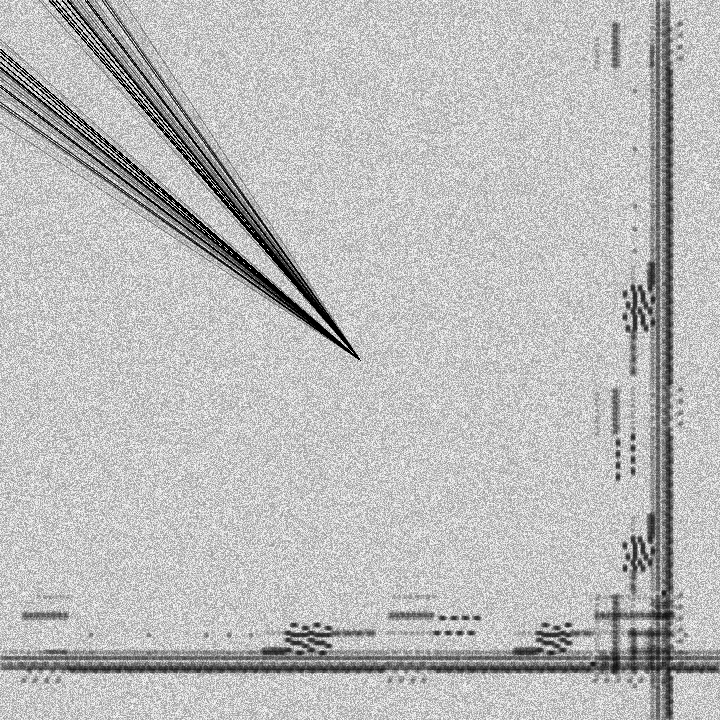
Frame 1 (no input)
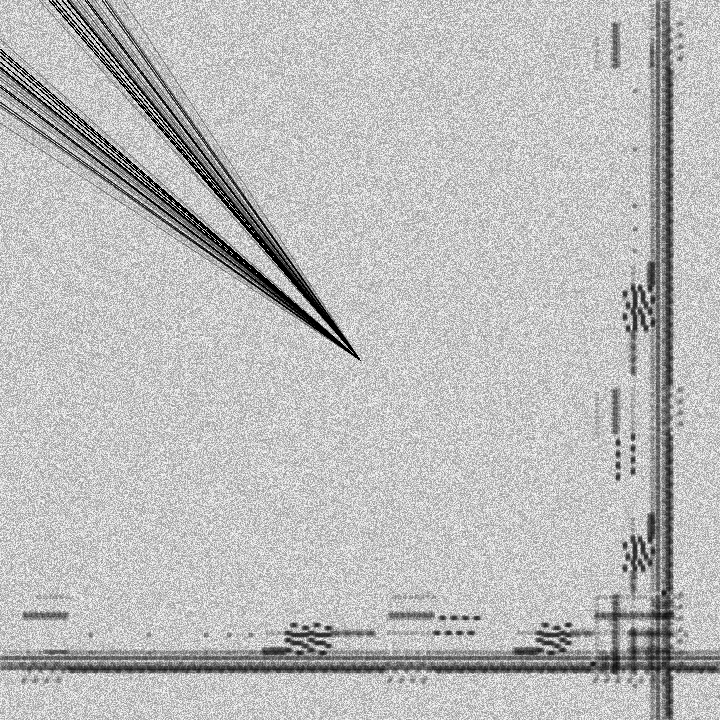
Frame 2 (the mouse pressed at the canvas centre, redrawn once)

The p5.js sketch that drew these frames (run headless with seeded random() and noise() and a simulated clock; the mouse was pressed at the canvas centre and the sketch redrawn once):

// p5.js sketch
// ── sketch.js
// midiShape is a multidimensional array which contains MIDI data of Nine Inch Nails' Closer.
// midiShape is used to compose the structure of the song (in black).
// The background represents the aims to describe the noisy nature of the sounds of the band.
// The bottom and right patterns are a representation of the MIDI score, and the lines that extend from the centre to the top left represent the range of notes used in the song and their recurrence.

var midiShape = [[1,6,62], [1,6,56], [1,6,52], [2,6,62], [3,6,52], [4,6,62], [4,6,56], [4,6,52], [5,6,68], [6,6,62], [6,6,52], [6,6,62], [7,6,56], [7,6,52], [8,6,62], [9,6,52], [9,6,62], [10,6,56], [10,6,56], [11,6,68], [11,6,52], [11,6,62], [11,6,52], [12,6,62], [13,6,56], [13,6,52], [14,6,62], [14,6,52], [15,6,62], [16,6,56], [16,6,52], [16,6,68], [17,6,62], [17,6,52], [18,6,62], [19,6,56], [19,6,52], [19,6,62], [20,6,52], [21,6,62], [21,6,56], [21,6,56], [22,6,68], [22,6,52], [23,6,62], [23,2,39], [23,6,52], [24,2,56], [24,3,102], [24,6,62], [24,2,39], [24,3,105], [24,6,56], [24,6,52], [25,2,42], [25,3,107], [25,6,62], [26,3,105], [26,6,52], [26,3,102], [26,6,62], [27,3,105], [27,6,56], [27,6,52], [28,6,68], [28,6,62], [29,2,49], [29,6,52], [29,2,67], [29,3,102], [29,6,62], [30,2,49], [30,3,105], [30,6,56], [30,6,52], [31,2,52], [31,3,107], [31,6,62], [31,3,105], [31,6,52], [32,3,102], [32,6,62], [33,6,56], [33,3,105], [33,6,56], [34,6,68], [34,6,52], [34,6,62], [34,2,39], [34,6,52], [35,2,56], [35,3,102], [35,6,62], [36,2,39], [36,3,105], [36,6,56], [36,6,52], [36,2,42], [36,3,107], [36,6,62], [37,3,105], [37,6,52], [38,3,102], [38,6,62], [39,3,105], [39,6,56], [39,6,52], [39,3,123], [39,6,68], [40,6,62], [40,2,49], [40,6,52], [41,2,67], [41,3,102], [41,6,62], [41,2,49], [41,3,105], [41,6,56], [41,6,52], [42,2,52], [42,3,107], [42,6,62], [43,3,105], [43,6,52], [44,3,102], [44,6,62], [44,6,56], [44,3,105], [44,6,56], [45,3,123], [45,6,68], [45,6,52], [46,6,62], [46,2,39], [46,6,52], [46,2,56], [46,3,102], [46,6,68], [47,6,62], [47,2,39], [47,3,105], [47,6,56], [47,6,52], [48,2,42], [48,3,107], [48,6,68], [48,6,62], [49,3,105], [49,6,52], [49,3,102], [49,6,68], [50,6,62], [50,3,105], [50,6,56], [50,6,52], [51,3,123], [51,6,68], [51,6,62], [51,2,49], [51,6,52], [52,2,67], [52,3,102], [52,6,68], [53,6,62], [53,2,49], [53,3,105], [53,6,56], [53,6,52], [54,2,52], [54,3,107], [54,6,68], [54,6,62], [54,3,105], [54,6,52], [55,3,102], [55,6,68], [55,6,56], [56,6,62], [56,3,105], [56,6,56], [56,3,123], [56,6,68], [56,6,52], [57,6,62], [57,2,39], [57,6,52], [58,2,56], [58,3,102], [58,6,68], [58,6,62], [59,2,39], [59,3,105], [59,6,56], [59,6,52], [59,2,42], [59,3,107], [59,6,68], [60,6,62], [60,3,105], [60,6,52], [61,3,102], [61,6,68], [61,6,62], [61,3,105], [61,6,56], [61,6,52], [62,3,123], [62,6,68], [63,6,62], [63,2,49], [63,6,52], [64,2,67], [64,3,102], [64,6,68], [64,6,62], [64,2,49], [64,3,105], [64,6,56], [64,6,52], [65,2,52], [65,3,107], [65,6,68], [66,6,62], [66,3,105], [66,6,52], [66,3,102], [66,6,68], [67,6,56], [67,6,62], [67,3,105], [67,6,56], [68,3,123], [68,6,68], [68,6,52], [68,6,62], [69,2,52], [69,6,52], [69,2,52], [69,6,62], [70,2,49], [70,6,56], [70,6,52], [71,2,67], [71,6,62], [71,6,52], [72,2,49], [72,2,49], [72,6,62], [73,6,56], [73,6,52], [73,2,49], [74,2,49], [74,6,68], [74,6,62], [74,2,52], [74,6,52], [75,2,52], [75,6,62], [76,2,49], [76,6,56], [76,6,52], [76,2,67], [76,6,62], [77,6,52], [78,2,49], [78,6,62], [78,6,56], [79,6,56], [79,2,49], [79,6,68], [79,6,52], [80,6,62], [80,2,52], [80,6,52], [81,2,52], [81,6,62], [81,2,49], [81,6,56], [81,6,52], [82,2,67], [82,6,62], [83,6,52], [83,2,49], [84,2,49], [84,6,62], [84,6,56], [84,6,52], [85,2,49], [85,2,49], [85,6,68], [86,6,62], [86,2,52], [86,6,52], [86,2,52], [86,6,62], [87,2,49], [87,6,56], [87,6,52], [88,2,67], [88,6,62], [89,6,52], [89,2,49], [89,6,62], [90,6,56], [90,6,56], [91,2,49], [91,6,68], [91,6,52], [91,6,62], [91,2,52], [91,5,85], [91,5,85], [91,5,67], [91,6,52], [92,2,52], [92,6,62], [93,2,49], [93,6,56], [93,6,52], [94,2,67], [94,6,62], [94,6,52], [95,2,49], [95,2,49], [95,6,62], [96,6,56], [96,6,52], [96,2,49], [96,2,49], [96,6,68], [97,6,62], [97,2,52], [97,6,52], [98,2,52], [98,6,62], [99,2,49], [99,6,56], [99,6,52], [99,2,67], [99,6,62], [100,6,52], [101,2,49], [101,6,62], [101,6,56], [101,6,56], [102,2,49], [102,6,68], [102,6,52], [103,6,62], [103,2,52], [103,6,52], [104,2,52], [104,6,62], [104,2,49], [104,6,56], [104,6,52], [105,2,67], [105,6,62], [106,6,52], [106,2,49], [106,2,49], [106,6,62], [107,6,56], [107,6,52], [108,2,49], [108,2,49], [108,6,68], [108,6,62], [109,2,52], [109,6,52], [109,2,52], [109,6,62], [110,2,49], [110,6,56], [110,6,52], [111,2,67], [111,6,62], [111,6,52], [112,2,49], [112,6,62], [113,6,56], [113,6,56], [114,2,49], [114,6,68], [114,6,52], [114,6,62], [114,2,52], [114,6,52], [115,2,52], [115,6,62], [116,2,49], [116,6,56], [116,6,52], [116,2,67], [116,6,62], [117,6,52], [118,2,49], [118,2,49], [118,6,62], [119,6,56], [119,6,52], [119,2,49], [119,2,49], [119,6,68], [120,6,62], [120,2,52], [120,6,52], [121,2,52], [121,6,62], [121,2,49], [121,6,56], [121,6,52], [122,2,67], [122,6,62], [123,6,52], [124,2,49], [124,6,62], [124,6,56], [124,6,56], [125,2,49], [125,6,68], [125,6,52], [126,6,62], [126,2,52], [126,6,52], [126,2,52], [126,6,62], [127,2,49], [127,6,56], [127,6,52], [128,2,67], [128,6,62], [129,6,52], [129,2,49], [129,2,49], [129,6,62], [130,6,56], [130,6,52], [130,2,49], [131,2,49], [131,6,68], [131,6,62], [131,2,52], [131,6,52], [132,2,52], [132,6,62], [133,2,49], [133,6,56], [133,6,52], [134,2,67], [134,6,62], [134,6,52], [135,2,49], [135,6,62], [135,6,56], [136,6,56], [136,2,49], [136,6,68], [136,6,52], [137,6,62], [137,2,52], [137,6,52], [138,2,52], [138,6,62], [139,2,49], [139,6,56], [139,6,52], [139,2,67], [139,6,62], [140,6,52], [140,2,49], [141,2,49], [141,6,62], [141,6,56], [141,6,52], [142,2,49], [142,2,49], [142,6,68], [143,6,62], [143,2,52], [143,6,52], [144,2,52], [144,6,62], [144,2,49], [144,6,56], [144,6,52], [145,2,67], [145,6,62], [146,6,52], [146,2,49], [146,6,62], [147,6,56], [147,6,56], [148,2,49], [148,6,68], [148,6,52], [148,6,62], [149,2,52], [149,5,85], [149,5,85], [149,5,67], [149,6,52], [149,2,52], [149,6,62], [150,2,49], [150,6,56], [150,6,52], [151,2,67], [151,6,62], [151,6,52], [152,2,49], [152,2,49], [152,6,62], [153,6,56], [153,6,52], [153,2,49], [154,2,49], [154,6,68], [154,6,62], [154,2,52], [154,6,52], [155,2,52], [155,6,62], [156,2,49], [156,6,56], [156,6,52], [156,2,67], [156,6,62], [157,6,52], [158,2,49], [158,6,62], [158,6,56], [159,6,56], [159,2,49], [159,6,68], [159,6,52], [160,6,62], [160,2,52], [160,6,52], [161,2,52], [161,6,62], [161,2,49], [161,6,56], [161,6,52], [162,2,67], [162,6,62], [163,6,52], [163,2,49], [164,2,49], [164,6,62], [164,6,56], [164,6,52], [165,2,49], [165,2,49], [165,6,68], [166,6,62], [166,2,52], [166,6,52], [166,2,52], [166,6,62], [167,2,49], [167,6,56], [167,6,52], [168,2,67], [168,6,62], [169,6,52], [169,2,49], [169,6,62], [170,6,56], [170,6,56], [171,2,49], [171,6,68], [171,6,52], [171,6,62], [171,2,52], [171,6,52], [172,2,52], [172,6,62], [173,2,49], [173,6,56], [173,6,52], [174,2,67], [174,6,62], [174,6,52], [175,2,49], [175,2,49], [175,6,62], [176,6,56], [176,6,52], [176,2,49], [176,2,49], [176,6,68], [177,6,62], [177,2,52], [177,6,52], [178,2,52], [178,6,62], [179,2,49], [179,6,56], [179,6,52], [179,2,67], [179,6,62], [180,6,52], [181,2,49], [181,6,62], [181,6,56], [181,6,56], [182,2,49], [182,6,68], [182,6,52], [183,6,62], [183,2,52], [183,6,52], [184,2,52], [184,6,62], [184,2,49], [184,6,56], [184,6,52], [185,2,67], [185,6,62], [186,6,52], [186,2,49], [186,2,49], [186,6,62], [187,6,56], [187,6,52], [188,2,49], [188,2,49], [188,6,68], [188,6,62], [189,2,52], [189,6,52], [189,2,52], [189,6,62], [190,2,49], [190,6,56], [190,6,52], [191,2,67], [191,6,62], [191,6,52], [192,2,49], [192,6,62], [193,6,56], [193,6,56], [194,2,49], [194,6,68], [194,6,52], [194,6,62], [194,2,52], [194,6,52], [195,2,52], [195,6,62], [196,2,49], [196,6,56], [196,6,52], [196,2,67], [196,6,62], [197,6,52], [198,2,49], [198,2,49], [198,6,62], [199,6,56], [199,6,52], [199,2,49], [199,2,49], [199,6,68], [200,6,62], [200,2,52], [200,6,52], [201,2,52], [201,6,62], [201,2,49], [201,6,56], [201,6,52], [202,2,67], [202,6,62], [203,6,52], [204,2,49], [204,6,62], [204,6,56], [204,6,56], [205,2,49], [205,6,68], [205,6,52], [206,6,62], [206,2,52], [206,5,85], [206,5,85], [206,5,67], [206,6,52], [206,2,52], [206,6,62], [207,2,49], [207,6,56], [207,6,52], [208,2,67], [208,6,62], [209,6,52], [209,2,49], [209,2,49], [209,6,62], [210,6,56], [210,6,52], [210,2,49], [211,2,49], [211,6,68], [211,6,62], [211,2,52], [211,6,52], [212,2,52], [212,6,62], [213,2,49], [213,6,56], [213,6,52], [214,2,67], [214,6,62], [214,6,52], [215,2,49], [215,6,62], [215,6,56], [216,6,56], [216,2,49], [216,6,68], [216,6,52], [217,6,62], [217,2,52], [217,6,52], [218,2,52], [218,6,62], [219,2,49], [219,6,56], [219,6,52], [219,2,67], [219,6,62], [220,6,52], [220,2,49], [221,2,49], [221,6,62], [221,6,56], [221,6,52], [222,2,49], [222,2,49], [222,6,68], [223,6,62], [223,2,52], [223,6,52], [224,2,52], [224,6,62], [224,2,49], [224,6,56], [224,6,52], [225,2,67], [225,6,62], [226,6,52], [226,2,49], [226,6,62], [227,6,56], [227,6,56], [228,2,49], [228,6,68], [228,6,52], [228,6,62], [229,2,52], [229,5,85], [229,5,85], [229,5,67], [229,6,52], [229,2,52], [229,6,62], [230,2,49], [230,6,56], [230,6,52], [231,2,67], [231,6,62], [231,6,52], [232,2,49], [232,2,49], [232,6,62], [233,6,56], [233,6,52], [233,2,49], [234,2,49], [234,6,68], [234,6,62], [234,2,52], [234,6,52], [235,2,52], [235,6,62], [236,2,49], [236,6,56], [236,6,52], [236,2,67], [236,6,62], [237,6,52], [238,2,49], [238,6,62], [238,6,56], [239,6,56], [239,2,49], [239,6,68], [239,6,52], [240,6,62], [240,2,52], [240,6,52], [241,2,52], [241,6,62], [241,2,49], [241,6,56], [241,6,52], [242,2,67], [242,6,62], [243,6,52], [243,2,49], [244,2,49], [244,6,62], [244,6,56], [244,6,52], [245,2,49], [245,2,49], [245,6,68], [246,6,62], [246,2,52], [246,6,52], [246,2,52], [246,6,62], [247,2,49], [247,6,56], [247,6,52], [248,2,67], [248,6,62], [249,6,52], [249,2,49], [249,6,62], [250,6,56], [250,6,56], [251,2,49], [251,6,68], [251,6,52], [251,6,62], [251,2,52], [251,5,85], [251,5,85], [251,5,67], [251,6,52], [252,2,52], [252,6,62], [253,2,49], [253,6,56], [253,6,52], [254,2,67], [254,6,62], [254,6,52], [255,2,49], [255,2,49], [255,6,62], [256,6,56], [256,6,52], [256,2,49], [256,2,49], [256,6,68], [257,6,62], [257,2,52], [257,6,52], [258,2,52], [258,6,62], [259,2,49], [259,6,56], [259,6,52], [259,2,67], [259,6,62], [260,6,52], [261,2,49], [261,6,62], [261,6,56], [261,6,56], [262,2,49], [262,6,68], [262,6,52], [263,6,62], [263,2,52], [263,5,67], [263,6,52], [263,5,70], [264,2,52], [264,6,62], [264,5,67], [264,2,49], [264,5,71], [264,6,56], [264,6,52], [265,2,67], [265,5,67], [265,6,62], [265,5,70], [266,6,52], [266,2,49], [266,5,67], [266,2,49], [266,5,71], [266,6,62], [267,5,67], [267,6,56], [267,6,52], [268,2,49], [268,5,87], [268,2,49], [268,6,68], [268,5,67], [268,6,62], [269,2,52], [269,5,70], [269,6,52], [269,2,52], [269,5,67], [269,6,62], [270,5,71], [270,2,49], [270,6,56], [270,6,52], [270,5,67], [271,2,67], [271,5,70], [271,6,62], [272,5,67], [272,6,52], [272,5,71], [272,2,49], [272,6,62], [273,5,67], [273,6,56], [273,5,87], [273,6,56], [274,2,49], [274,5,71], [274,6,68], [274,6,52], [274,5,67], [274,6,62], [274,2,52], [274,5,70], [274,6,52], [275,2,52], [275,5,67], [275,6,62], [275,5,71], [276,2,49], [276,6,56], [276,6,52], [276,5,67], [277,2,67], [277,5,70], [277,6,62], [277,5,67], [277,6,52], [278,2,49], [278,5,71], [278,2,49], [278,6,62], [278,5,67], [279,5,87], [279,6,56], [279,6,52], [279,2,49], [279,2,49], [279,5,71], [279,6,68], [280,5,67], [280,6,62], [280,2,52], [280,5,70], [280,6,52], [281,2,52], [281,5,67], [281,6,62], [281,5,71], [282,2,49], [282,6,56], [282,6,52], [282,5,67], [282,2,67], [282,5,70], [282,6,62], [283,5,67], [283,6,52], [283,5,71], [284,2,49], [284,6,62], [284,5,67], [284,6,56], [284,5,87], [284,6,56], [285,2,49], [285,5,71], [285,6,68], [285,6,52], [285,5,67], [286,6,62], [286,2,52], [286,4,87], [286,4,80], [286,4,70], [286,6,52], [287,2,52], [287,4,87], [287,4,80], [287,4,70], [287,6,62], [287,2,49], [287,4,87], [287,4,80], [287,4,70], [287,6,56], [287,6,52], [288,2,67], [288,4,87], [288,4,80], [288,4,70], [288,6,62], [289,4,87], [289,4,80], [289,4,70], [289,6,52], [289,2,49], [289,2,49], [289,4,87], [289,4,80], [289,4,70], [289,6,62], [290,4,87], [290,4,80], [290,4,70], [290,6,56], [290,6,52], [290,2,49], [291,2,49], [291,4,87], [291,4,80], [291,4,70], [291,6,68], [291,6,62], [292,2,52], [292,4,95], [292,4,85], [292,4,77], [292,6,52], [292,2,52], [292,4,95], [292,4,85], [292,4,77], [292,6,62], [293,2,49], [293,4,95], [293,4,85], [293,4,77], [293,6,56], [293,6,52], [294,2,67], [294,4,95], [294,4,85], [294,4,77], [294,6,62], [294,4,95], [294,4,85], [294,4,77], [294,6,52], [295,2,49], [295,4,95], [295,4,85], [295,4,77], [295,6,62], [295,6,56], [296,4,95], [296,4,85], [296,4,77], [296,6,56], [297,2,49], [297,4,95], [297,4,85], [297,4,77], [297,6,68], [297,6,52], [297,6,62], [297,2,52], [297,4,85], [297,4,77], [297,4,67], [297,6,52], [298,2,52], [298,4,85], [298,4,77], [298,4,67], [298,6,62], [299,2,49], [299,4,85], [299,4,77], [299,4,67], [299,6,56], [299,6,52], [299,2,67], [299,4,85], [299,4,77], [299,4,67], [299,6,62], [300,4,85], [300,4,77], [300,4,67], [300,6,52], [300,2,49], [301,2,49], [301,4,85], [301,4,77], [301,4,67], [301,6,62], [302,4,85], [302,4,77], [302,4,67], [302,6,56], [302,6,52], [302,2,49], [302,2,49], [302,4,85], [302,4,77], [302,4,67], [302,6,68], [303,6,62], [303,2,52], [303,4,92], [303,4,85], [303,4,74], [303,6,52], [304,2,52], [304,4,92], [304,4,85], [304,4,74], [304,6,62], [304,2,49], [304,4,92], [304,4,85], [304,4,74], [304,6,56], [304,6,52], [305,2,67], [305,4,92], [305,4,85], [305,4,74], [305,6,62], [306,4,92], [306,4,85], [306,4,74], [306,6,52], [307,2,49], [307,4,92], [307,4,85], [307,4,74], [307,6,62], [307,6,56], [307,4,92], [307,4,85], [307,4,74], [307,6,56], [308,2,49], [308,4,92], [308,4,85], [308,4,74], [308,6,68], [308,6,52], [308,6,62], [309,2,52], [309,4,87], [309,4,80], [309,4,70], [309,6,52], [309,2,52], [309,4,87], [309,4,80], [309,4,70], [309,6,62], [310,2,49], [310,4,87], [310,4,80], [310,4,70], [310,6,56], [310,6,52], [311,2,67], [311,4,87], [311,4,80], [311,4,70], [311,6,62], [312,4,87], [312,4,80], [312,4,70], [312,6,52], [312,2,49], [312,2,49], [312,4,87], [312,4,80], [312,4,70], [312,6,62], [313,4,87], [313,4,80], [313,4,70], [313,6,56], [313,6,52], [313,2,49], [314,2,49], [314,4,87], [314,4,80], [314,4,70], [314,6,68], [314,6,62], [314,2,52], [314,4,95], [314,4,85], [314,4,77], [314,6,52], [315,2,52], [315,4,95], [315,4,85], [315,4,77], [315,6,62], [316,2,49], [316,4,95], [316,4,85], [316,4,77], [316,6,56], [316,6,52], [317,2,67], [317,4,95], [317,4,85], [317,4,77], [317,6,62], [317,4,95], [317,4,85], [317,4,77], [317,6,52], [318,2,49], [318,4,95], [318,4,85], [318,4,77], [318,6,62], [318,6,56], [319,4,95], [319,4,85], [319,4,77], [319,6,56], [319,2,49], [319,4,95], [319,4,85], [319,4,77], [319,6,68], [319,6,52], [320,6,62], [320,2,52], [320,4,85], [320,4,77], [320,4,67], [320,6,52], [321,2,52], [321,4,85], [321,4,77], [321,4,67], [321,6,62], [322,2,49], [322,4,85], [322,4,77], [322,4,67], [322,6,56], [322,6,52], [322,2,67], [322,4,85], [322,4,77], [322,4,67], [322,6,62], [323,4,85], [323,4,77], [323,4,67], [323,6,52], [323,2,49], [324,2,49], [324,4,85], [324,4,77], [324,4,67], [324,6,62], [324,4,85], [324,4,77], [324,4,67], [324,6,56], [324,6,52], [325,2,49], [325,2,49], [325,4,85], [325,4,77], [325,4,67], [325,6,68], [326,6,62], [326,2,52], [326,4,92], [326,4,85], [326,4,74], [326,6,52], [327,2,52], [327,4,92], [327,4,85], [327,4,74], [327,6,62], [327,2,49], [327,4,92], [327,4,85], [327,4,74], [327,6,56], [327,6,52], [328,2,67], [328,4,92], [328,4,85], [328,4,74], [328,6,62], [329,4,92], [329,4,85], [329,4,74], [329,6,52], [329,2,49], [329,4,92], [329,4,85], [329,4,74], [329,6,62], [330,6,56], [330,4,92], [330,4,85], [330,4,74], [330,6,56], [331,2,49], [331,4,92], [331,4,85], [331,4,74], [331,6,68], [331,6,52], [331,6,62], [332,2,52], [332,4,87], [332,6,52], [332,2,52], [332,4,89], [332,6,62], [333,2,49], [333,6,56], [333,6,52], [334,2,67], [334,4,85], [334,6,62], [334,4,87], [334,6,52], [335,2,49], [335,2,49], [335,6,62], [336,4,87], [336,6,56], [336,6,52], [336,2,49], [337,2,49], [337,4,85], [337,6,68], [337,6,62], [337,2,52], [337,4,87], [337,6,52], [338,2,52], [338,4,89], [338,6,62], [339,2,49], [339,6,56], [339,6,52], [339,2,67], [339,4,85], [339,6,62], [340,4,87], [340,6,52], [341,2,49], [341,6,62], [341,6,56], [342,6,56], [342,2,49], [342,6,68], [342,6,52], [343,6,62], [343,2,52], [343,4,87], [343,6,52], [344,2,52], [344,4,89], [344,6,62], [344,2,49], [344,6,56], [344,6,52], [345,2,67], [345,4,85], [345,6,62], [346,4,87], [346,6,52], [346,2,49], [347,2,49], [347,6,62], [347,4,87], [347,6,56], [347,6,52], [348,2,49], [348,2,49], [348,4,85], [348,6,68], [348,6,62], [349,2,52], [349,4,87], [349,6,52], [349,2,52], [349,4,89], [349,6,62], [350,2,49], [350,6,56], [350,6,52], [351,2,67], [351,4,85], [351,6,62], [352,4,87], [352,6,52], [352,2,49], [352,6,62], [353,6,56], [353,6,56], [354,2,49], [354,6,68], [354,6,52], [354,6,62], [354,2,52], [354,4,87], [354,6,52], [355,2,52], [355,4,89], [355,6,62], [356,2,49], [356,6,56], [356,6,52], [357,2,67], [357,4,85], [357,6,62], [357,4,87], [357,6,52], [358,2,49], [358,2,49], [358,6,62], [359,4,87], [359,6,56], [359,6,52], [359,2,49], [359,2,49], [359,4,85], [359,6,68], [360,6,62], [360,2,52], [360,4,87], [360,6,52], [361,2,52], [361,4,89], [361,6,62], [362,2,49], [362,6,56], [362,6,52], [362,2,67], [362,4,85], [362,6,62], [363,4,87], [363,6,52], [364,2,49], [364,6,62], [364,6,56], [364,6,56], [365,2,49], [365,6,68], [365,6,52], [366,6,62], [366,2,52], [366,4,87], [366,6,52], [367,2,52], [367,4,89], [367,6,62], [367,2,49], [367,6,56], [367,6,52], [368,2,67], [368,4,85], [368,6,62], [369,4,87], [369,6,52], [369,2,49], [369,2,49], [369,6,62], [370,4,87], [370,6,56], [370,6,52], [370,2,49], [371,2,49], [371,4,85], [371,6,68], [371,6,62], [372,2,52], [372,4,87], [372,6,52], [372,2,52], [372,4,89], [372,6,62], [373,2,49], [373,6,56], [373,6,52], [374,2,67], [374,4,85], [374,6,62], [374,4,87], [374,6,52], [375,2,49], [375,6,62], [375,6,56], [376,6,56], [377,2,49], [377,6,68], [377,6,52], [377,6,62], [377,2,52], [377,6,52], [378,2,52], [378,6,62], [379,2,49], [379,6,56], [379,6,52], [379,2,67], [379,6,62], [380,6,52], [380,2,49], [381,2,49], [381,6,62], [382,6,56], [382,6,52], [382,2,49], [382,2,49], [382,6,68], [383,6,62], [383,2,52], [383,6,52], [384,2,52], [384,6,62], [384,2,49], [384,6,56], [384,6,52], [385,2,67], [385,6,62], [386,6,52], [387,2,49], [387,6,62], [387,6,56], [387,6,56], [388,6,68], [388,6,52], [388,6,62], [389,2,39], [389,3,87], [389,6,52], [389,2,56], [389,3,102], [389,6,62], [390,2,39], [390,3,105], [390,6,56], [390,6,52], [391,2,42], [391,3,107], [391,6,62], [392,3,105], [392,6,52], [392,3,102], [392,6,62], [393,3,105], [393,6,56], [393,6,52], [394,3,123], [394,6,68], [394,6,62], [394,2,49], [394,3,87], [394,6,52], [395,2,67], [395,3,102], [395,6,62], [396,2,49], [396,3,105], [396,6,56], [396,6,52], [397,2,52], [397,3,107], [397,6,62], [397,3,105], [397,6,52], [398,3,102], [398,6,62], [398,6,56], [399,3,105], [399,6,56], [399,3,123], [399,6,68], [399,6,52], [400,6,62], [400,2,39], [400,3,87], [400,6,52], [401,2,56], [401,3,102], [401,6,62], [402,2,39], [402,3,105], [402,6,56], [402,6,52], [402,2,42], [402,3,107], [402,6,62], [403,3,105], [403,6,52], [404,3,102], [404,6,62], [404,3,105], [404,6,56], [404,6,52], [405,3,123], [405,6,68], [406,6,62], [406,2,49], [406,3,87], [406,6,52], [407,2,67], [407,3,102], [407,6,62], [407,2,49], [407,3,105], [407,6,56], [407,6,52], [408,2,52], [408,3,107], [408,6,62], [409,3,105], [409,6,52], [409,3,102], [409,6,62], [410,6,56], [410,3,105], [410,6,56], [411,3,123], [411,6,68], [411,6,52], [411,6,62], [412,2,39], [412,3,87], [412,6,52], [412,2,56], [412,3,102], [412,6,62], [413,2,39], [413,3,105], [413,6,56], [413,6,52], [414,2,42], [414,3,107], [414,6,62], [414,3,105], [414,6,52], [415,3,102], [415,6,62], [416,3,105], [416,6,56], [416,6,52], [417,3,123], [417,6,68], [417,6,62], [417,2,49], [417,3,87], [417,6,52], [418,2,67], [418,3,102], [418,6,62], [419,2,49], [419,3,105], [419,6,56], [419,6,52], [419,2,52], [419,3,107], [419,6,62], [420,3,105], [420,6,52], [421,3,102], [421,6,62], [421,6,56], [422,3,105], [422,6,56], [422,3,123], [422,6,68], [422,6,52], [423,6,62], [423,2,39], [423,3,87], [423,6,52], [424,2,56], [424,3,102], [424,6,62], [424,2,39], [424,3,105], [424,6,56], [424,6,52], [425,2,42], [425,3,107], [425,6,62], [426,3,105], [426,6,52], [427,3,102], [427,6,62], [427,3,105], [427,6,56], [427,6,52], [428,3,123], [428,6,68], [429,6,62], [429,2,49], [429,3,87], [429,6,52], [429,2,67], [429,3,102], [429,6,62], [430,2,49], [430,3,105], [430,6,56], [430,6,52], [431,2,52], [431,3,107], [431,6,62], [432,3,105], [432,6,52], [432,3,102], [432,6,62], [433,6,56], [433,3,105], [433,6,56], [434,3,123], [434,6,68], [434,6,52], [434,6,62], [434,2,52], [434,4,87], [434,6,52], [435,2,52], [435,4,87], [435,6,62], [436,2,49], [436,4,87], [436,6,56], [436,6,52], [437,2,67], [437,4,87], [437,6,62], [437,4,87], [437,6,52], [438,2,49], [438,2,49], [438,4,87], [438,6,62], [439,4,87], [439,6,56], [439,6,52], [439,2,49], [439,2,49], [439,4,87], [439,6,68], [440,6,62], [440,2,52], [440,4,102], [440,6,52], [441,2,52], [441,4,102], [441,6,62], [442,2,49], [442,4,102], [442,6,56], [442,6,52], [442,2,67], [442,4,102], [442,6,62], [443,4,102], [443,6,52], [444,2,49], [444,4,102], [444,6,62], [444,6,56], [444,4,102], [444,6,56], [445,2,49], [445,4,102], [445,6,68], [445,6,52], [446,6,62], [446,2,52], [446,4,87], [446,6,52], [447,2,52], [447,4,87], [447,6,62], [447,2,49], [447,4,87], [447,6,56], [447,6,52], [448,2,67], [448,4,87], [448,6,62], [449,4,87], [449,6,52], [449,2,49], [449,2,49], [449,4,87], [449,6,62], [450,4,87], [450,6,56], [450,6,52], [450,2,49], [451,2,49], [451,4,87], [451,6,68], [451,6,62], [452,2,52], [452,4,102], [452,6,52], [452,2,52], [452,4,102], [452,6,62], [453,2,49], [453,4,102], [453,6,56], [453,6,52], [454,2,67], [454,4,102], [454,6,62], [454,4,102], [454,6,52], [455,2,49], [455,4,102], [455,6,62], [455,6,56], [456,4,102], [456,6,56], [457,2,49], [457,4,102], [457,6,68], [457,6,52], [457,6,62], [457,2,52], [457,4,87], [457,6,52], [458,2,52], [458,4,87], [458,6,62], [459,2,49], [459,4,87], [459,6,56], [459,6,52], [459,2,67], [459,4,87], [459,6,62], [460,4,87], [460,6,52], [460,2,49], [461,2,49], [461,4,87], [461,6,62], [462,4,87], [462,6,56], [462,6,52], [462,2,49], [462,2,49], [462,4,87], [462,6,68], [463,6,62], [463,2,52], [463,4,102], [463,6,52], [464,2,52], [464,4,102], [464,6,62], [464,2,49], [464,4,102], [464,6,56], [464,6,52], [465,2,67], [465,4,102], [465,6,62], [466,4,102], [466,6,52], [467,2,49], [467,4,102], [467,6,62], [467,6,56], [467,4,102], [467,6,56], [468,2,49], [468,4,102], [468,6,68], [468,6,52], [469,6,62], [469,2,52], [469,4,87], [469,6,52], [469,2,52], [469,4,87], [469,6,62], [470,2,49], [470,4,87], [470,6,56], [470,6,52], [471,2,67], [471,4,87], [471,6,62], [472,4,87], [472,6,52], [472,2,49], [472,2,49], [472,4,87], [472,6,62], [473,4,87], [473,6,56], [473,6,52], [473,2,49], [474,2,49], [474,4,87], [474,6,68], [474,6,62], [474,2,52], [474,4,102], [474,6,52], [475,2,52], [475,4,102], [475,6,62], [476,2,49], [476,4,102], [476,6,56], [476,6,52], [477,2,67], [477,4,102], [477,6,62], [477,4,102], [477,6,52], [478,2,49], [478,4,102], [478,6,62], [478,6,56], [479,4,102], [479,6,56], [479,2,49], [479,4,102], [479,6,68], [479,6,52], [480,6,62], [480,2,52], [480,6,52], [481,2,52], [481,6,62], [482,2,49], [482,6,56], [482,6,52], [482,2,67], [482,6,62], [483,6,52], [483,2,49], [484,2,49], [484,6,62], [484,6,56], [484,6,52], [485,2,49], [485,2,49], [485,6,68], [486,6,62], [486,2,52], [486,6,52], [487,2,52], [487,6,62], [487,2,49], [487,6,56], [487,6,52], [488,2,67], [488,6,62], [489,6,52], [489,2,49], [489,6,62], [490,6,56], [490,6,56], [491,2,49], [491,6,68], [491,6,52], [491,6,62], [492,2,52], [492,6,52], [492,2,52], [492,6,62], [493,2,49], [493,6,56], [493,6,52], [494,2,67], [494,6,62], [494,6,52], [495,2,49], [495,2,49], [495,6,62], [496,6,56], [496,6,52], [496,2,49], [497,2,49], [497,6,68], [497,6,62], [497,2,52], [497,6,52], [498,2,52], [498,6,62], [499,2,49], [499,6,56], [499,6,52], [499,2,67], [499,6,62], [500,6,52], [501,2,49], [501,6,62], [501,6,56], [502,6,56], [502,2,49], [502,6,68], [502,6,52], [503,6,62], [503,2,52], [503,6,52], [504,2,52], [504,6,62], [504,2,49], [504,6,56], [504,6,52], [505,2,67], [505,6,62], [506,6,52], [506,2,49], [507,2,49], [507,6,62], [507,6,56], [507,6,52], [508,2,49], [508,2,49], [508,6,68], [509,6,62], [509,2,52], [509,6,52], [509,2,52], [509,6,62], [510,2,49], [510,6,56], [510,6,52], [511,2,67], [511,6,62], [512,6,52], [512,2,49], [512,6,62], [513,6,56], [513,6,56], [514,2,49], [514,6,68], [514,6,52], [514,6,62], [514,2,52], [514,5,67], [514,6,52], [515,5,70], [515,2,52], [515,6,62], [515,5,67], [516,2,49], [516,5,71], [516,6,56], [516,6,52], [517,2,67], [517,5,67], [517,6,62], [517,5,70], [517,6,52], [518,2,49], [518,5,67], [518,2,49], [518,5,71], [518,6,62], [519,5,67], [519,6,56], [519,6,52], [519,2,49], [519,5,87], [519,2,49], [519,6,68], [520,5,67], [520,6,62], [520,2,52], [520,5,70], [520,6,52], [521,2,52], [521,5,67], [521,6,62], [521,5,71], [522,2,49], [522,6,56], [522,6,52], [522,5,67], [522,2,67], [522,5,70], [522,6,62], [523,5,67], [523,6,52], [523,5,71], [524,2,49], [524,6,62], [524,5,67], [524,6,56], [524,5,87], [524,6,56], [525,2,49], [525,5,71], [525,6,68], [525,6,52], [525,5,67], [526,6,62], [526,2,52], [526,5,70], [526,6,52], [527,2,52], [527,5,67], [527,6,62], [527,5,71], [527,2,49], [527,6,56], [527,6,52], [528,5,67], [528,2,67], [528,5,70], [528,6,62], [529,5,67], [529,6,52], [529,2,49], [529,5,71], [529,2,49], [529,6,62], [530,5,67], [530,5,87], [530,6,56], [530,6,52], [530,2,49], [531,2,49], [531,5,71], [531,6,68], [531,5,67], [531,6,62], [532,2,52], [532,5,70], [532,6,52], [532,2,52], [532,5,67], [532,6,62], [533,5,71], [533,2,49], [533,6,56], [533,6,52], [533,5,67], [534,2,67], [534,5,70], [534,6,62], [534,5,67], [534,6,52], [535,5,71], [535,2,49], [535,6,62], [535,5,67], [535,6,56], [536,5,87], [536,6,56], [537,2,49], [537,5,71], [537,6,68], [537,6,52], [537,5,67], [537,6,62], [537,2,52], [537,4,87], [537,4,80], [537,4,70], [537,6,52], [538,2,52], [538,4,87], [538,4,80], [538,4,70], [538,6,62], [539,2,49], [539,4,87], [539,4,80], [539,4,70], [539,6,56], [539,6,52], [539,2,67], [539,4,87], [539,4,80], [539,4,70], [539,6,62], [540,4,87], [540,4,80], [540,4,70], [540,6,52], [540,2,49], [541,2,49], [541,4,87], [541,4,80], [541,4,70], [541,6,62], [542,4,87], [542,4,80], [542,4,70], [542,6,56], [542,6,52], [542,2,49], [542,2,49], [542,4,87], [542,4,80], [542,4,70], [542,6,68], [543,6,62], [543,2,52], [543,4,95], [543,4,85], [543,4,77], [543,6,52], [544,2,52], [544,4,95], [544,4,85], [544,4,77], [544,6,62], [544,2,49], [544,4,95], [544,4,85], [544,4,77], [544,6,56], [544,6,52], [545,2,67], [545,4,95], [545,4,85], [545,4,77], [545,6,62], [546,4,95], [546,4,85], [546,4,77], [546,6,52], [547,2,49], [547,4,95], [547,4,85], [547,4,77], [547,6,62], [547,6,56], [547,4,95], [547,4,85], [547,4,77], [547,6,56], [548,2,49], [548,4,95], [548,4,85], [548,4,77], [548,6,68], [548,6,52], [549,6,62], [549,2,52], [549,4,85], [549,4,77], [549,4,67], [549,6,52], [549,2,52], [549,4,85], [549,4,77], [549,4,67], [549,6,62], [550,2,49], [550,4,85], [550,4,77], [550,4,67], [550,6,56], [550,6,52], [551,2,67], [551,4,85], [551,4,77], [551,4,67], [551,6,62], [552,4,85], [552,4,77], [552,4,67], [552,6,52], [552,2,49], [552,2,49], [552,4,85], [552,4,77], [552,4,67], [552,6,62], [553,4,85], [553,4,77], [553,4,67], [553,6,56], [553,6,52], [553,2,49], [554,2,49], [554,4,85], [554,4,77], [554,4,67], [554,6,68], [554,6,62], [554,2,52], [554,4,92], [554,4,85], [554,4,74], [554,6,52], [555,2,52], [555,4,92], [555,4,85], [555,4,74], [555,6,62], [556,2,49], [556,4,92], [556,4,85], [556,4,74], [556,6,56], [556,6,52], [557,2,67], [557,4,92], [557,4,85], [557,4,74], [557,6,62], [557,4,92], [557,4,85], [557,4,74], [557,6,52], [558,2,49], [558,4,92], [558,4,85], [558,4,74], [558,6,62], [558,6,56], [559,4,92], [559,4,85], [559,4,74], [559,6,56], [559,2,49], [559,4,92], [559,4,85], [559,4,74], [559,6,68], [559,6,52], [560,6,62], [560,2,52], [560,4,87], [560,4,80], [560,4,70], [560,6,52], [561,2,52], [561,4,87], [561,4,80], [561,4,70], [561,6,62], [562,2,49], [562,4,87], [562,4,80], [562,4,70], [562,6,56], [562,6,52], [562,2,67], [562,4,87], [562,4,80], [562,4,70], [562,6,62], [563,4,87], [563,4,80], [563,4,70], [563,6,52], [563,2,49], [564,2,49], [564,4,87], [564,4,80], [564,4,70], [564,6,62], [564,4,87], [564,4,80], [564,4,70], [564,6,56], [564,6,52], [565,2,49], [565,2,49], [565,4,87], [565,4,80], [565,4,70], [565,6,68], [566,6,62], [566,2,52], [566,4,95], [566,4,85], [566,4,77], [566,6,52], [567,2,52], [567,4,95], [567,4,85], [567,4,77], [567,6,62], [567,2,49], [567,4,95], [567,4,85], [567,4,77], [567,6,56], [567,6,52], [568,2,67], [568,4,95], [568,4,85], [568,4,77], [568,6,62], [569,4,95], [569,4,85], [569,4,77], [569,6,52], [569,2,49], [569,4,95], [569,4,85], [569,4,77], [569,6,62], [570,6,56], [570,4,95], [570,4,85], [570,4,77], [570,6,56], [571,2,49], [571,4,95], [571,4,85], [571,4,77], [571,6,68], [571,6,52], [571,6,62], [572,2,52], [572,4,87], [572,6,52], [572,2,52], [572,4,89], [572,6,62], [573,2,49], [573,6,56], [573,6,52], [574,2,67], [574,4,85], [574,6,62], [574,4,87], [574,6,52], [575,2,49], [575,2,49], [575,6,62], [576,4,87], [576,6,56], [576,6,52], [576,2,49], [577,2,49], [577,4,85], [577,6,68], [577,6,62], [577,2,52], [577,4,87], [577,6,52], [578,2,52], [578,4,89], [578,6,62], [579,2,49], [579,6,56], [579,6,52], [579,2,67], [579,4,85], [579,6,62], [580,4,87], [580,6,52], [581,2,49], [581,6,62], [581,6,56], [582,6,56], [582,2,49], [582,6,68], [582,6,52], [583,6,62], [583,2,52], [583,4,87], [583,6,52], [584,2,52], [584,4,89], [584,6,62], [584,2,49], [584,6,56], [584,6,52], [585,2,67], [585,4,85], [585,6,62], [586,4,87], [586,6,52], [586,2,49], [587,2,49], [587,6,62], [587,4,87], [587,6,56], [587,6,52], [588,2,49], [588,2,49], [588,4,85], [588,6,68], [589,6,62], [589,2,52], [589,4,87], [589,6,52], [589,2,52], [589,4,89], [589,6,62], [590,2,49], [590,6,56], [590,6,52], [591,2,67], [591,4,85], [591,6,62], [592,4,87], [592,6,56], [592,6,52], [592,6,56], [592,2,49], [592,6,56], [593,6,56], [593,6,56], [593,6,56], [594,2,49], [594,6,56], [594,6,56], [594,2,39], [594,3,87], [594,6,52], [595,2,56], [595,3,102], [595,6,62], [596,2,39], [596,3,105], [596,6,56], [596,6,52], [597,2,42], [597,3,107], [597,6,62], [597,3,105], [597,6,52], [598,3,102], [598,6,62], [599,3,105], [599,6,56], [599,6,52], [599,3,123], [599,6,68], [600,6,62], [600,2,49], [600,3,87], [600,6,52], [601,2,67], [601,3,102], [601,6,62], [602,2,49], [602,3,105], [602,6,56], [602,6,52], [602,2,52], [602,3,107], [602,6,62], [603,3,105], [603,6,52], [604,3,102], [604,6,62], [604,6,56], [604,3,105], [604,6,56], [605,3,123], [605,6,68], [605,6,52], [606,6,62], [606,2,39], [606,3,87], [606,6,52], [607,2,56], [607,3,102], [607,6,62], [607,2,39], [607,3,105], [607,6,56], [607,6,52], [608,2,42], [608,3,107], [608,6,62], [609,3,105], [609,6,52], [609,3,102], [609,6,62], [610,3,105], [610,6,56], [610,6,52], [611,3,123], [611,6,68], [611,6,62], [612,2,49], [612,3,87], [612,6,52], [612,2,67], [612,3,102], [612,6,62], [613,2,49], [613,3,105], [613,6,56], [613,6,52], [614,2,52], [614,3,107], [614,6,62], [614,3,105], [614,6,52], [615,3,102], [615,6,62], [616,6,56], [616,3,105], [616,6,56], [617,3,123], [617,6,68], [617,6,52], [617,6,62], [617,2,39], [617,3,87], [617,4,116], [617,6,52], [618,2,56], [618,3,102], [618,6,62], [619,2,39], [619,3,105], [619,6,56], [619,6,52], [619,2,42], [619,3,107], [619,4,105], [619,6,62], [620,3,105], [620,6,52], [621,3,102], [621,6,62], [622,3,105], [622,4,110], [622,6,56], [622,6,52], [622,3,123], [622,6,68], [623,6,62], [623,2,49], [623,3,87], [623,6,52], [624,2,67], [624,3,102], [624,6,62], [624,2,49], [624,3,105], [624,6,56], [624,6,52], [625,2,52], [625,3,107], [625,6,62], [626,3,105], [626,6,52], [627,3,102], [627,6,62], [627,6,56], [627,3,105], [627,6,56], [628,3,123], [628,6,68], [628,6,52], [629,6,62], [629,2,39], [629,3,87], [629,6,52], [629,2,56], [629,3,102], [629,4,87], [629,4,70], [629,6,62], [630,2,39], [630,3,105], [630,6,56], [630,6,52], [631,2,42], [631,3,107], [631,4,85], [631,4,67], [631,6,62], [632,3,105], [632,4,90], [632,4,73], [632,6,52], [632,4,87], [632,4,70], [632,3,102], [632,6,62], [633,3,105], [633,6,56], [633,6,52], [634,3,123], [634,4,85], [634,4,67], [634,6,68], [634,6,62], [634,2,49], [634,3,87], [634,6,52], [635,2,67], [635,3,102], [635,4,87], [635,4,70], [635,6,62], [636,2,49], [636,3,105], [636,6,56], [636,6,52], [637,2,52], [637,3,107], [637,4,85], [637,4,67], [637,6,62], [637,3,105], [637,4,90], [637,4,73], [637,6,52], [637,4,87], [637,4,70], [638,3,102], [638,6,62], [638,6,56], [639,3,105], [639,6,56], [639,3,123], [639,4,85], [639,4,67], [639,6,68], [639,6,52], [640,6,62], [640,2,39], [640,3,87], [640,6,52], [641,2,56], [641,3,102], [641,4,87], [641,4,70], [641,6,62], [642,2,39], [642,3,105], [642,6,56], [642,6,52], [642,2,42], [642,3,107], [642,4,85], [642,4,67], [642,6,62], [643,3,105], [643,4,90], [643,4,73], [643,6,52], [643,4,87], [643,4,70], [644,3,102], [644,6,62], [644,3,105], [644,6,56], [644,6,52], [645,3,123], [645,4,85], [645,4,67], [645,6,68], [646,6,62], [646,2,49], [646,3,87], [646,6,52], [647,2,67], [647,3,102], [647,4,87], [647,4,70], [647,6,62], [647,2,49], [647,3,105], [647,6,56], [647,6,52], [648,2,52], [648,3,107], [648,4,85], [648,4,67], [648,6,62], [649,3,105], [649,4,90], [649,4,73], [649,6,52], [649,4,87], [649,4,70], [649,3,102], [649,6,62], [650,6,56], [650,3,105], [650,6,56], [651,3,123], [651,4,85], [651,4,67], [651,6,68], [651,6,52], [651,6,62], [652,2,39], [652,3,87], [652,6,52], [652,2,56], [652,3,102], [652,4,87], [652,4,70], [652,6,62], [652,7,116], [652,7,105], [653,2,39], [653,3,105], [653,6,56], [653,6,52], [654,2,42], [654,3,107], [654,4,85], [654,4,67], [654,6,62], [654,7,113], [654,7,102], [654,3,105], [654,4,90], [654,4,73], [654,6,52], [654,7,119], [654,7,108], [655,4,87], [655,4,70], [655,7,116], [655,7,105], [655,3,102], [655,6,62], [656,3,105], [656,6,56], [656,6,52], [657,3,123], [657,4,85], [657,4,67], [657,6,68], [657,7,113], [657,7,102], [657,6,62], [657,2,49], [657,3,87], [657,6,52], [658,2,67], [658,3,102], [658,4,87], [658,4,70], [658,6,62], [658,7,116], [658,7,105], [659,2,49], [659,3,105], [659,6,56], [659,6,52], [659,2,52], [659,3,107], [659,4,85], [659,4,67], [659,6,62], [659,7,113], [659,7,102], [660,3,105], [660,4,90], [660,4,73], [660,6,52], [660,7,119], [660,7,108], [660,4,87], [660,4,70], [660,7,116], [660,7,105], [661,3,102], [661,6,62], [661,6,56], [662,3,105], [662,6,56], [662,3,123], [662,4,85], [662,4,67], [662,6,68], [662,6,52], [662,7,113], [662,7,102], [663,6,62], [663,2,39], [663,3,87], [663,6,52], [664,2,56], [664,3,102], [664,4,87], [664,4,70], [664,6,62], [664,7,116], [664,7,105], [664,2,39], [664,3,105], [664,6,56], [664,6,52], [665,2,42], [665,3,107], [665,4,85], [665,4,67], [665,6,62], [665,7,113], [665,7,102], [666,3,105], [666,4,90], [666,4,73], [666,6,52], [666,7,119], [666,7,108], [666,4,87], [666,4,70], [666,7,116], [666,7,105], [667,3,102], [667,6,62], [667,3,105], [667,6,56], [667,6,52], [668,3,123], [668,4,85], [668,4,67], [668,6,68], [668,7,113], [668,7,102], [669,6,62], [669,2,49], [669,3,87], [669,6,52], [669,2,67], [669,3,102], [669,4,87], [669,4,70], [669,6,62], [669,7,116], [669,7,105], [670,2,49], [670,3,105], [670,6,56], [670,6,52], [671,2,52], [671,3,107], [671,4,85], [671,4,67], [671,6,62], [671,7,113], [671,7,102], [672,3,105], [672,4,90], [672,4,73], [672,6,52], [672,7,119], [672,7,108], [672,4,87], [672,4,70], [672,7,116], [672,7,105], [672,3,102], [672,6,62], [673,6,56], [673,3,105], [673,6,56], [674,3,123], [674,4,85], [674,4,67], [674,6,68], [674,6,52], [674,7,113], [674,7,102], [674,6,62], [674,2,52], [674,6,52], [675,2,52], [675,6,62], [676,2,49], [676,6,56], [676,6,52], [677,2,67], [677,6,62], [677,6,52], [678,2,49], [678,2,49], [678,6,62], [679,6,56], [679,6,52], [679,2,49], [679,2,49], [679,6,68], [680,6,62], [680,2,52], [680,6,52], [681,2,52], [681,6,62], [682,2,49], [682,6,56], [682,6,52], [682,2,67], [682,6,62], [683,6,52], [684,2,49], [684,6,62], [684,6,56], [684,6,56], [685,2,49], [685,6,68], [685,6,52], [686,6,62], [686,2,52], [686,5,85], [686,5,85], [686,5,67], [686,6,52], [687,2,52], [687,6,62], [687,2,49], [687,6,56], [687,6,52], [688,2,67], [688,6,62], [689,6,52], [689,2,49], [689,2,49], [689,6,62], [690,6,56], [690,6,52], [691,2,49], [691,2,49], [691,6,68], [691,6,62], [692,2,52], [692,6,52], [692,2,52], [692,6,62], [693,2,49], [693,6,56], [693,6,52], [694,2,67], [694,6,62], [694,6,52], [695,2,49], [695,6,62], [696,6,56], [696,6,56], [697,2,49], [697,6,68], [697,6,52], [697,6,62], [697,2,52], [697,6,52], [697,5,0], [698,2,52], [698,6,62], [699,2,49], [699,6,56], [699,6,52], [699,2,67], [699,6,62], [700,6,52], [701,2,49], [701,2,49], [701,6,62], [702,6,56], [702,6,52], [702,2,49], [702,2,49], [702,6,68], [703,6,62], [703,2,52], [703,6,52], [704,2,52], [704,6,62], [704,2,49], [704,6,56], [704,6,52], [705,2,67], [705,6,62], [706,6,52], [707,2,49], [707,6,62], [707,6,56], [707,6,56], [708,2,49], [708,6,68], [708,6,52], [709,6,62], [709,2,52], [709,6,52], [709,2,52], [709,6,62], [710,2,49], [710,6,56], [710,6,52], [711,2,67], [711,6,62], [712,6,52], [712,2,49], [712,2,49], [712,6,62], [713,6,56], [713,6,52], [713,2,49], [714,2,49], [714,6,68], [714,6,62], [714,2,52], [714,6,52], [715,2,52], [715,6,62], [716,2,49], [716,6,56], [716,6,52], [717,2,67], [717,6,62], [717,6,52], [718,2,49], [718,6,62], [718,6,56], [719,6,56], [719,2,49], [719,6,68], [719,6,52], [720,6,62]];

var testMatrix = [[12,10,20], [309,09,02]];

function setup() {
  createCanvas(720, 720);
  background(255)
  noLoop();
}

function draw() {

  for (var x=0; x<width; x+=1){
    for (var y=0; y<height; y+=1){
      fill(random(100)+150);
      noStroke();
      rect(x, y, 1, 1);
    }
  }

  // squares
  for (var i = 0; i<3145; i+=1) {
    let cSquares = color(0, 50);
    fill(cSquares);
    noStroke();
    ellipse(width-midiShape[i][2], midiShape[i][0],  5, 5);
    ellipse(midiShape[i][0], height-midiShape[i][2], 5, 5);
  }

  // lines
  for (var l = 0; l<3145; l+=1) {
    let cLines = color(0, 5);
    stroke(cLines);
    line(width*0.5, height*0.5, 0, midiShape[l][2]);
    line(width*0.5, height*0.5, midiShape[l][2], 0);
  }
}
